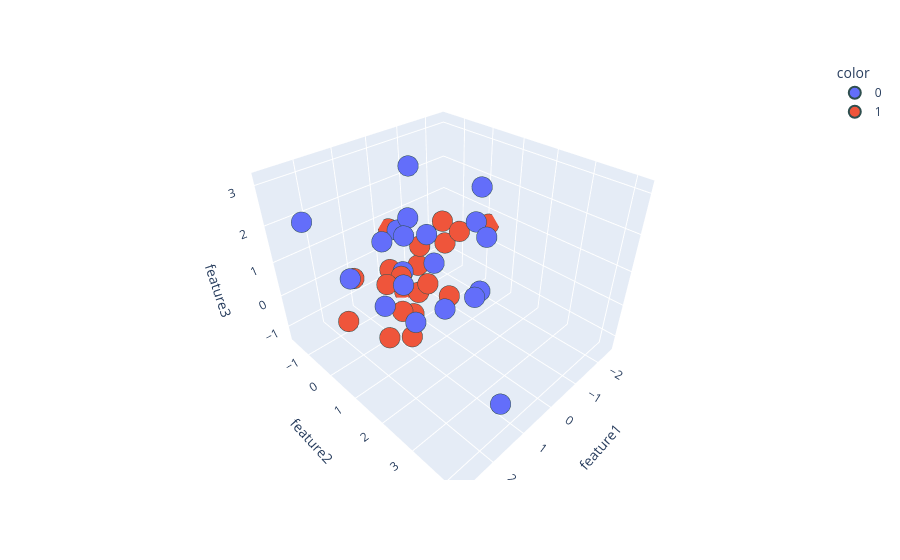

The notebook cell saved with this chart:
### Code cell
fig = px.scatter_3d(df, x=df['feature1'], y=df['feature2'], z=df['feature3'],
                    color=df['target'].astype('str'))

fig.update_traces(marker=dict(size=12,
                              line=dict(width=2,color='DarkSlateGrey')),
                              selector=dict(mode='markers'))

fig.show()

### Figure 1 — Plotly figure (JSON) as saved in the notebook; plotly's stock layout.template omitted (floating-point values rounded to 4 significant figures)
{"data": [{"hovertemplate": "color=0<br>feature1=%{x}<br>feature2=%{y}<br>feature3=%{z}<extra></extra>", "legendgroup": "0", "marker": {"color": "#636efa", "line": {"color": "DarkSlateGrey", "width": 2}, "size": 12, "symbol": "circle"}, "mode": "markers", "name": "0", "scene": "scene", "showlegend": true, "type": "scatter3d", "x": [0.2907, -0.7643, 0.7489, 1.425, 1.251, 0.3849, 0.1771, 0.8989, 1.234, 0.7319, 1.01, -1.39, 2.011, 2.823, 0.2046, 1.677, 2.224, -1.028, 1.438, -0.7233], "y": [0.867, 1.567, 2.593, 1.441, 0.1864, 1.324, -0.5981, 0.436, 0.05278, 0.5174, 1.438, 0.6667, 1.921, -0.3329, -0.01154, 4.188, 0.2304, 1.131, 1.1, 1.461], "z": [0.9826, 1.549, 1.171, 0.1826, 1.704, -0.1032, 1.227, 0.821, -0.2616, 2.245, 2.328, 1.344, 2.933, 2.637, 3.151, -0.08056, 1.192, 2.603, 1.065, -0.08537]}, {"hovertemplate": "color=1<br>feature1=%{x}<br>feature2=%{y}<br>feature3=%{z}<extra></extra>", "legendgroup": "1", "marker": {"color": "#EF553B", "line": {"color": "DarkSlateGrey", "width": 2}, "size": 12, "symbol": "circle"}, "mode": "markers", "name": "1", "scene": "scene", "showlegend": true, "type": "scatter3d", "x": [-0.04544, -0.02254, 1.045, -0.3316, 1.415, 0.667, -0.9926, -1.838, 0.4206, -0.3675, 1.267, -1.01, -2.506, 0.1901, -0.4208, 1.968, 0.3223, 0.9486, 1.772, 0.2411], "y": [1.041, 0.01342, 0.5382, -1.632, 0.4577, 0.02581, -0.1613, -0.9388, 0.4116, -1.137, 0.1736, 0.4417, 0.147, 0.5121, -0.552, -0.5478, 0.06034, 0.7017, -0.3475, -0.9525], "z": [-0.09403, 0.9359, 0.8121, 0.6191, 0.7289, -0.7776, 1.192, -0.2018, -0.07132, -1.322, -1.223, 1.129, 0.6062, 0.1315, -0.1211, -0.6794, -1.043, -1.051, 0.6701, -0.1363]}], "layout": {"legend": {"title": {"text": "color"}, "tracegroupgap": 0}, "margin": {"t": 60}, "scene": {"domain": {"x": [0, 1], "y": [0, 1]}, "xaxis": {"title": {"text": "feature1"}}, "yaxis": {"title": {"text": "feature2"}}, "zaxis": {"title": {"text": "feature3"}}}}}
